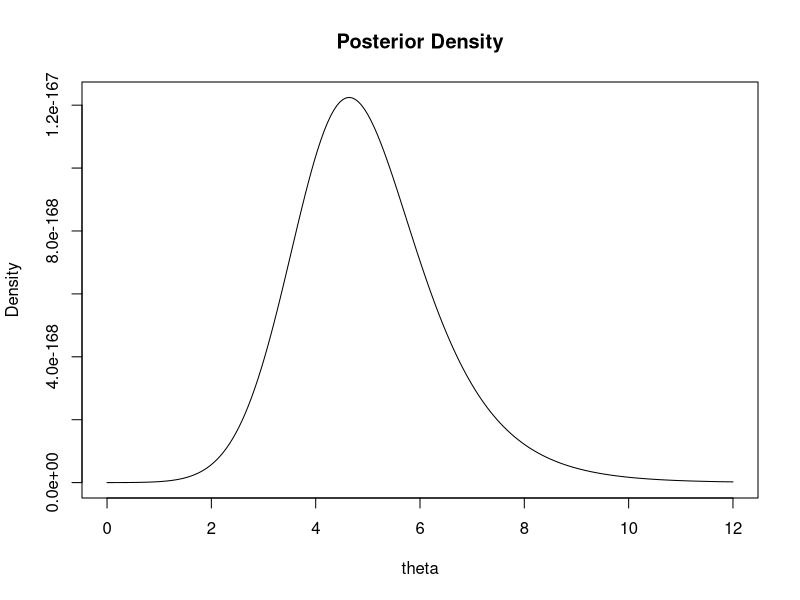
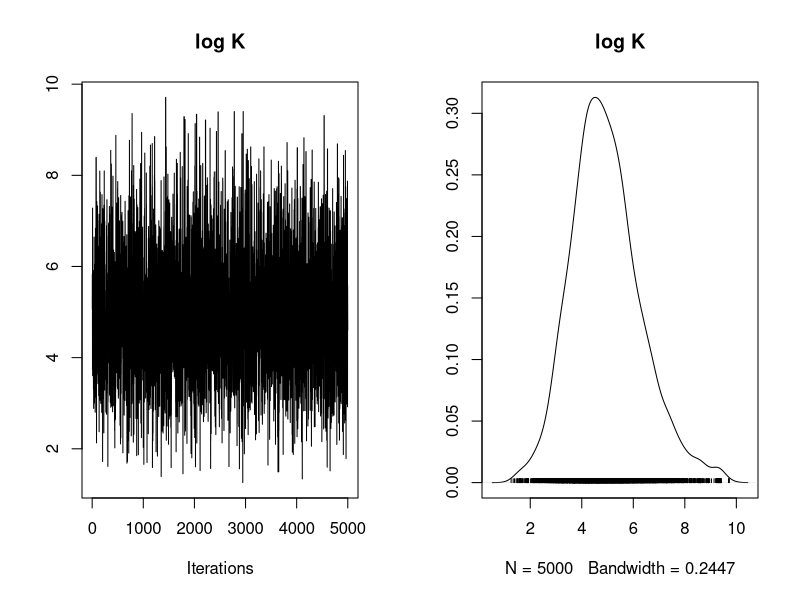
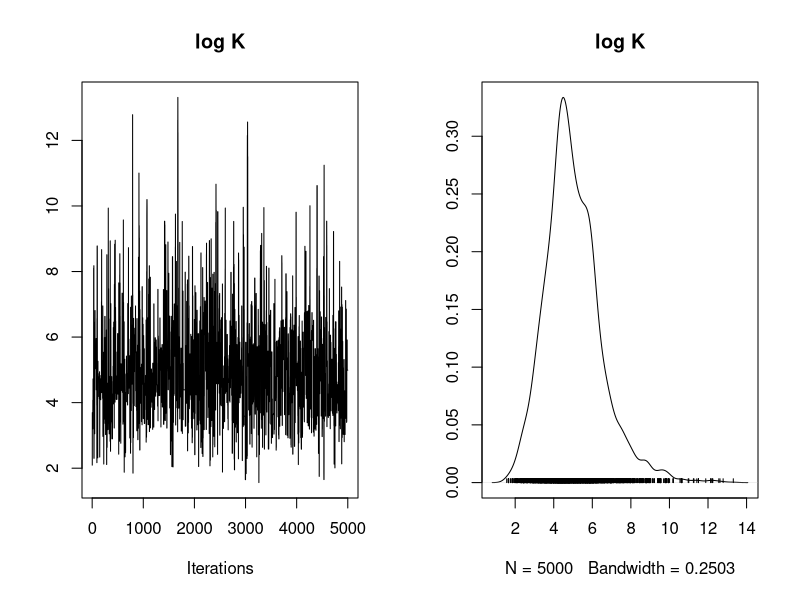

The R script that drew these images, in order:
## ---- chunk 1
reff.model <- function (theta, data){
    eta <- 0.30
    a <- exp(theta) * eta
    b <- exp(theta) * (1 - eta)
    y <- data[, 1]
    n <- data[, 2]
    logf <- function(y, n, a, b) 
      lbeta(a + y, b + n - y) - lbeta(a, b)
    sum(logf(y, n, a, b)) + theta -
      2 * log(1 + exp(theta))
}
## ---- chunk 2
d <- matrix(c(51, 154,
              30, 96,
              45, 128,
              19, 72,
              28, 92,
              16, 42,
              4, 19), 7, 2, byrow=TRUE)
## ---- chunk 3
theta <- seq(0, 12, length=200)
plot(theta, exp(sapply(theta, reff.model, d)), type="l",
     ylab="Density", main="Posterior Density")
## ---- chunk 4
library(LearnBayes)
fit <- laplace(reff.model, 2, d)
c(fit$mode, fit$var)
## ---- chunk 5
I <- indepmetrop(reff.model,
                 proposal=list(mu=5, var=2),
                 start=1,
                 m=5000,
                 d)
## ---- chunk 6
I$accept
## ---- chunk 7
library(coda)
plot(mcmc(I$par), main="log K")
## ---- chunk 8
S <- rwmetrop(reff.model, 
              proposal=list(var=fit$var, scale=4),
              start=2,
              m=5000,
              d)
## ---- chunk 9
S$accept
plot(mcmc(S$par), main="log K")
